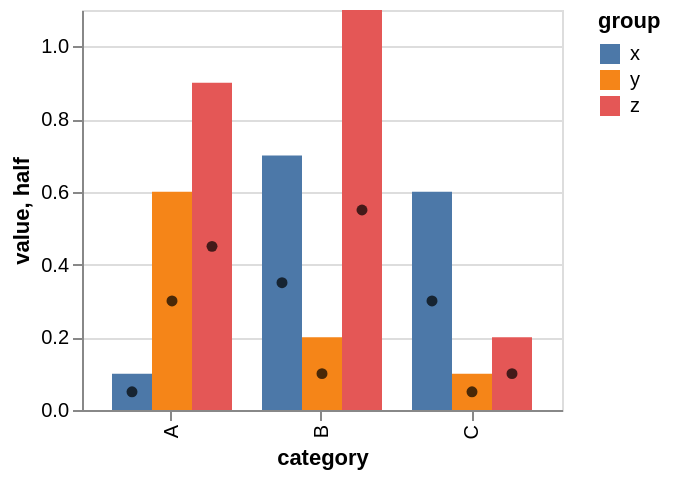

Express this chart as Vega-Lite.
### Vega specification from a JSON file in a GitHub repository (floating-point values rounded to 4 significant figures)
{"$schema": "https://vega.github.io/schema/vega/v5.json", "background": "white", "padding": 5, "height": 200, "style": "cell", "data": [{"name": "source_0", "values": [{"category": "A", "group": "x", "value": 0.1}, {"category": "A", "group": "y", "value": 0.6}, {"category": "A", "group": "z", "value": 0.9}, {"category": "B", "group": "x", "value": 0.7}, {"category": "B", "group": "y", "value": 0.2}, {"category": "B", "group": "z", "value": 1.1}, {"category": "C", "group": "x", "value": 0.6}, {"category": "C", "group": "y", "value": 0.1}, {"category": "C", "group": "z", "value": 0.2}]}, {"name": "data_0", "source": "source_0", "transform": [{"type": "formula", "expr": "datum.value/2", "as": "half"}]}, {"name": "data_1", "source": "data_0", "transform": [{"type": "stack", "groupby": ["category", "group"], "field": "value", "sort": {"field": [], "order": []}, "as": ["value_start", "value_end"], "offset": "zero"}, {"type": "filter", "expr": "isValid(datum[\"value\"]) && isFinite(+datum[\"value\"])"}]}, {"name": "data_2", "source": "data_0", "transform": [{"type": "filter", "expr": "isValid(datum[\"half\"]) && isFinite(+datum[\"half\"])"}]}], "signals": [{"name": "x_step", "update": "20 * bandspace(domain('xOffset').length, 0, 0) / (1-0.2)"}, {"name": "width", "update": "bandspace(domain('x').length, 0.2, 0.2) * x_step"}], "marks": [{"name": "layer_0_marks", "type": "rect", "style": ["bar"], "from": {"data": "data_1"}, "encode": {"update": {"fill": {"scale": "color", "field": "group"}, "ariaRoleDescription": {"value": "bar"}, "description": {"signal": "\"category: \" + (\"\" + datum[\"category\"]) + \"; value: \" + (!isValid(datum[\"value\"]) || !isFinite(+datum[\"value\"]) ? \"\" + datum[\"value\"] : format(datum[\"value\"], \"\")) + \"; group: \" + (\"\" + datum[\"group\"])"}, "x": {"scale": "x", "field": "category", "offset": {"scale": "xOffset", "field": "group"}}, "width": {"signal": "max(0.25, bandwidth('xOffset'))"}, "y": {"scale": "y", "field": "value_end"}, "y2": {"scale": "y", "field": "value_start"}}}}, {"name": "layer_1_marks", "type": "symbol", "style": ["circle"], "from": {"data": "data_2"}, "encode": {"update": {"opacity": {"value": 0.7}, "fill": {"value": "black"}, "ariaRoleDescription": {"value": "circle"}, "description": {"signal": "\"category: \" + (\"\" + datum[\"category\"]) + \"; half: \" + (!isValid(datum[\"half\"]) || !isFinite(+datum[\"half\"]) ? \"\" + datum[\"half\"] : format(datum[\"half\"], \"\")) + \"; group: \" + (\"\" + datum[\"group\"])"}, "x": {"scale": "x", "field": "category", "offset": {"scale": "xOffset", "field": "group", "band": 0.5}}, "y": {"scale": "y", "field": "half"}, "shape": {"value": "circle"}}}}], "scales": [{"name": "x", "type": "band", "domain": {"fields": [{"data": "data_1", "field": "category"}, {"data": "data_2", "field": "category"}], "sort": true}, "range": {"step": {"signal": "x_step"}}, "paddingInner": 0.2, "paddingOuter": 0.2}, {"name": "y", "type": "linear", "domain": {"fields": [{"data": "data_1", "field": "value_start"}, {"data": "data_1", "field": "value_end"}, {"data": "data_2", "field": "half"}]}, "range": [{"signal": "height"}, 0], "nice": true, "zero": true}, {"name": "xOffset", "type": "band", "domain": {"fields": [{"data": "data_1", "field": "group"}, {"data": "data_2", "field": "group"}], "sort": true}, "range": {"step": 20}}, {"name": "color", "type": "ordinal", "domain": {"data": "data_1", "field": "group", "sort": true}, "range": "category"}], "axes": [{"scale": "y", "orient": "left", "gridScale": "x", "grid": true, "tickCount": {"signal": "ceil(height/40)"}, "domain": false, "labels": false, "aria": false, "maxExtent": 0, "minExtent": 0, "ticks": false, "zindex": 0}, {"scale": "x", "orient": "bottom", "grid": false, "title": "category", "labelAlign": "right", "labelAngle": 270, "labelBaseline": "middle", "zindex": 0}, {"scale": "y", "orient": "left", "grid": false, "title": "value, half", "labelOverlap": true, "tickCount": {"signal": "ceil(height/40)"}, "zindex": 0}], "legends": [{"fill": "color", "symbolType": "square", "title": "group"}]}
